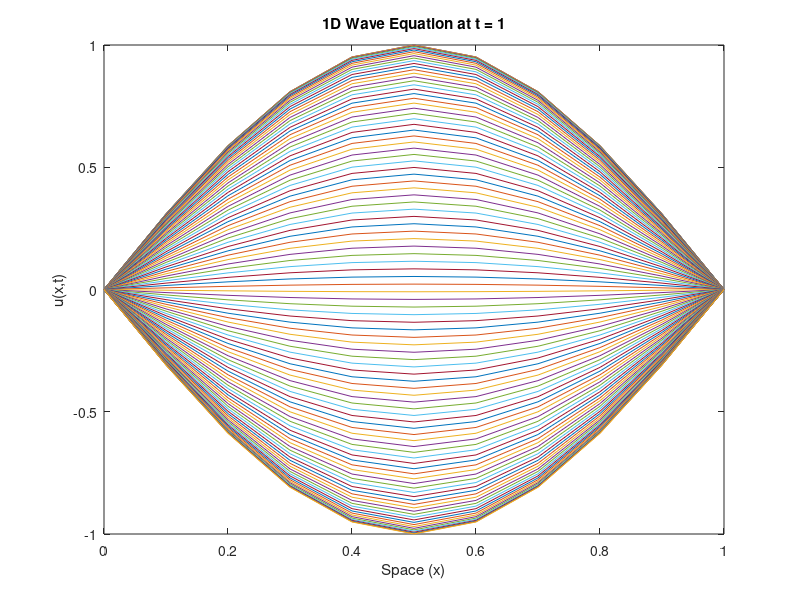

MATLAB code to generate this figure:
% Initialize parameters
L = 1;       
T = 1;       
c = 1;       
N = 10;      
M = 100;     
dx = L / N;   
dt = T / M;   

% Create spatial and temporal vectors
x = 0:dx:L;  
t = 0:dt:T;   

% Initialize solution matrix u
u = zeros(N+1, M+1);  

% Initial conditions
u(:, 1) = sin(pi * x);   
u(:, 2) = u(:, 1);       

% Coefficient for numerical scheme
alpha = (c * dt / dx)^2;   

% Time-stepping loop
for n = 2:M
   for i = 2:N
       % Finite difference scheme for the wave equation
       u(i, n+1) = 2 * u(i, n) - u(i, n-1) + ...
                   alpha * (u(i+1, n) - 2 * u(i, n) + u(i-1, n));
   end
   % Boundary conditions (fixed ends)
   u(1, n+1) = 0;          % Left boundary (x=0) fixed
   u(N+1, n+1) = 0;        % Right boundary (x=L) fixed
end

% Plot the wave profile over time
figure;
for n = 1:M+1
    plot(x, u(:, n));                         
    hold on;                                  
    xlabel('Space (x)');                      
    ylabel('u(x,t)');                         
    title(['1D Wave Equation at t = ', ...
          num2str((n-1)*dt)]);                
    pause(0.1);                                
end
hold off;